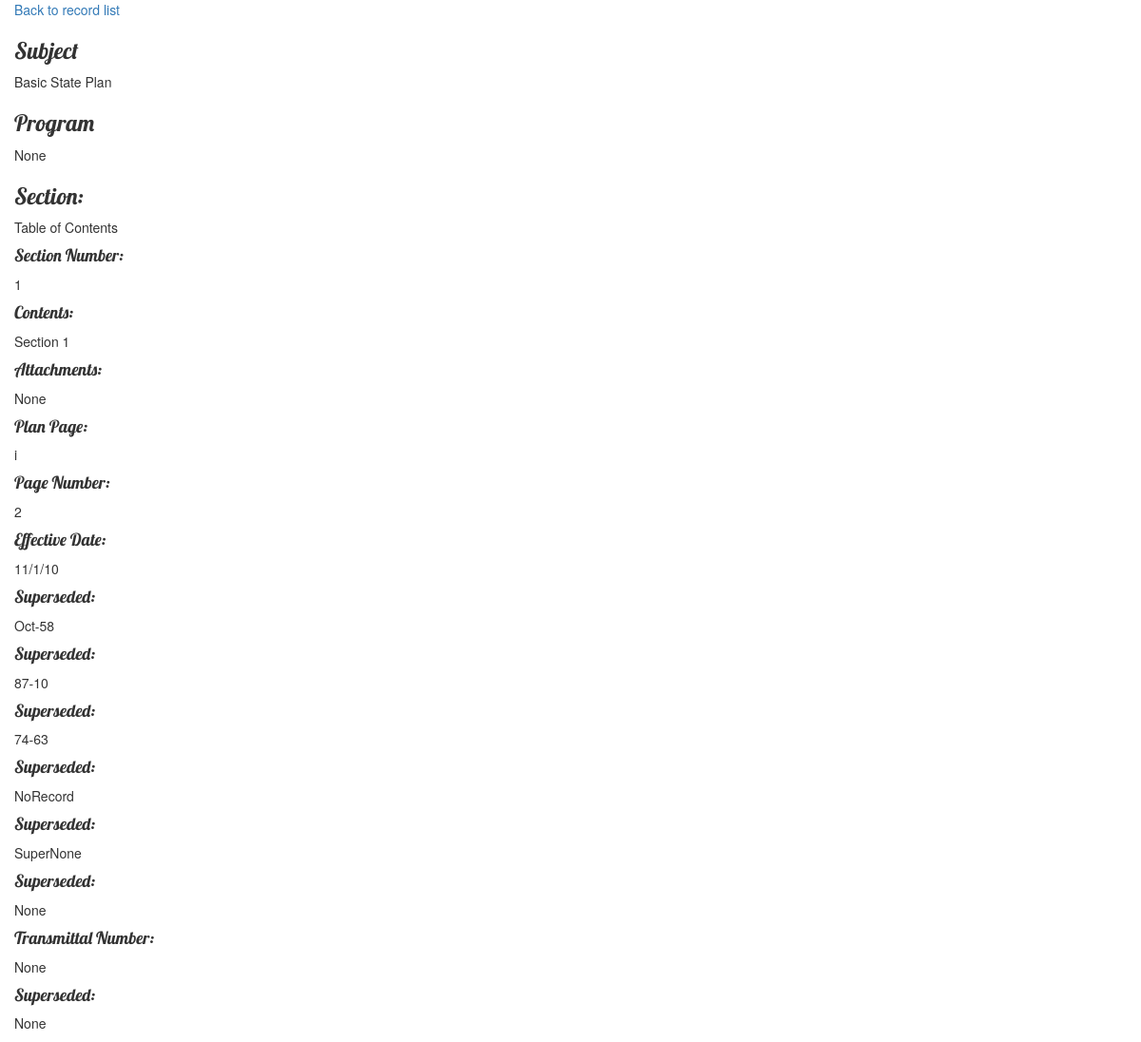
Screenshot of /record/2/ with the database file from the repository.
### StatePlan/models.py (models this page shows)
class Record(models.Model):
    RowID = models.Field.primary_key=True
    Subject = models.CharField(max_length=200,null=True)
    Program= models.CharField(max_length=200,null=True)
    Section= models.CharField(max_length=200,null=True)
    Section_Number= models.CharField(max_length=200,null=True)
    Contents= models.CharField(max_length=200,null=True)
    Attachments= models.CharField(max_length=200,null=True)
    Plan_Page= models.CharField(max_length=200,null=True)
    Page_No= models.CharField(max_length=200,null=True)
    Effective_Date= models.CharField(max_length=200,null=True)
    Transmittal_Number= models.CharField(max_length=200,null=True)
    Superseded1= models.CharField(max_length=200,null=True)
    Superseded2= models.CharField(max_length=200,null=True)
    Superseded3= models.CharField(max_length=200,null=True)
    Superseded4= models.CharField(max_length=200,null=True)
    Superseded5= models.CharField(max_length=200,null=True)
    Superseded6= models.CharField(max_length=200,null=True)
    Superseded7= models.CharField(max_length=200, null=True)

### StatePlan/views.py (the view)
# urls.py: url(r'^record/(?P<id>\d+)/',views.record_detail,name='record_detail'),
def record_detail(request, id):
    try:
        record = Record.objects.get(id=id)
    except Record.DoesNotExist:
        raise Http404('This item does not exist')
    return render(request, 'StatePlan/record_detail.html', {
            'record': record,
        })

### StatePlan/templates/StatePlan/record_detail.html
{% extends "StatePlan/base.html" %}
{% block content %}
    <a href="{% url 'index' %}">Back to record list</a>
    <h3>Subject</h3>
    <p>{{record.Subject}}</p>
    <h3>Program</h3>
    <p>{{record.Program}}</p>
    <h3>Section:</h3>
    <p>{{record.Section}}</p>
    <h4>Section Number:</h4>
    <p>{{record.Section_Number}}</p>
    <h4>Contents:</h4>
    <p>{{record.Contents}}</p>
    <h4>Attachments:</h4>
	<p>{{record.Attachments}}</p>
	<h4>Plan Page:</h4>
	<p>{{record.Plan_Page}}</p>
	<h4>Page Number:</h4>
	<p>{{record.Page_No}}</p>
	<h4>Effective Date: </h4>
	<p>{{record.Effective_Date}}</p>
	<h4>Superseded:	</h4>
	<p>{{record.Superseded1}}</p>
	<h4>Superseded: </h4>
	<p>{{record.Superseded2}}</p>
	<h4>Superseded:</h4>
	<p>{{record.Superseded3}}</p>
	<h4>Superseded:</h4>
	<p>{{record.Superseded4}}</p>
	<h4>Superseded:</h4>
	<p>{{record.Superseded5}}</p>
	<h4>Superseded:</h4>
	<p>{{record.Superseded6}}</p>
	<h4>Transmittal Number:</h4>
	<p>{{record.Transmittal_Number}}</p>
	<h4>Superseded:</h4>
	<p>{{record.Superseded7}}</p>
{%endblock%}

### StatePlan/static/css/StatePlan.css (style rules this page uses)
body { padding-left: 15px; }
h1, h2, h3, h4 { font-family: 'Lobster', cursive; }

### rows the page displays
Record: Subject "Basic State Plan", Program "None", Section "Table of Contents", Section_Number "1", Contents "Section 1", Attachments "None", Plan_Page "i", Page_No "2", Effective_Date "11/1/10", Superseded1 "Oct-58", Superseded2 "87-10", Superseded3 "74-63", Superseded4 "NoRecord", Superseded5 "SuperNone", Superseded6 "None", Transmittal_Number "None", Superseded7 "None"
